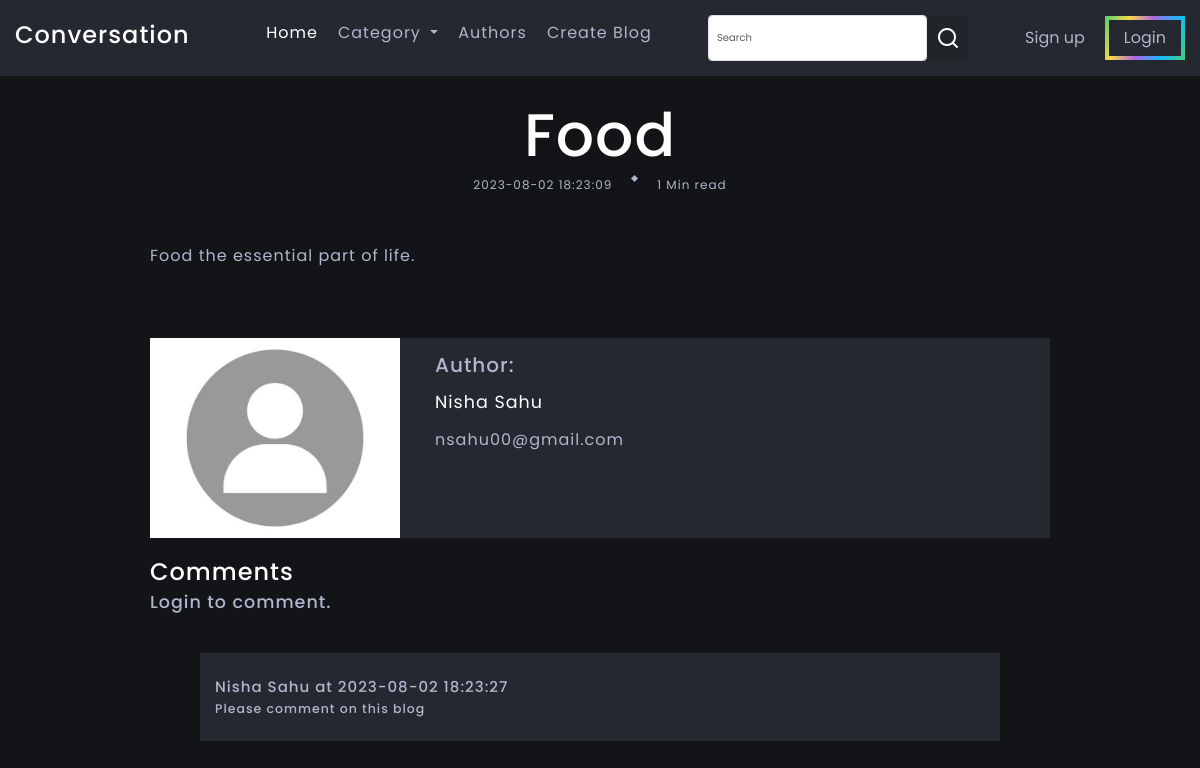
/post.php?blogid=2027276, run on the app's committed database.
### tables this page shows
CREATE TABLE `blog_details` (
  `b_id` int(50) NOT NULL,
  `b_title` text NOT NULL,
  `b_min_read` int(11) NOT NULL,
  `b_description` text NOT NULL,
  `b_date` datetime NOT NULL DEFAULT current_timestamp(),
  `b_category` int(11) NOT NULL,
  `category_tag` varchar(50) NOT NULL,
  `b_user_id` int(7) NOT NULL
);

CREATE TABLE `signup` (
  `signup_id` int(11) NOT NULL,
  `user_name` varchar(255) NOT NULL,
  `user_email` varchar(255) NOT NULL,
  `date` datetime(6) NOT NULL,
  `location` varchar(50) NOT NULL,
  `password` varchar(10) NOT NULL
);

CREATE TABLE `comments` (
  `c_id` int(8) NOT NULL,
  `c_desc` text NOT NULL,
  `c_user_id` int(50) NOT NULL,
  `c_post_id` int(10) NOT NULL,
  `c_date` datetime NOT NULL DEFAULT current_timestamp()
);

### post.php (the view, shortened to what this page needs)
<html lang="en">
<head>
    <link href="https://cdn.jsdelivr.net/npm/remixicon@2.5.0/fonts/remixicon.css" rel="stylesheet">
    <link href="https://cdn.jsdelivr.net/npm/bootstrap@5.3.0/dist/css/bootstrap.min.css" rel="stylesheet"
>
    <link rel="stylesheet" href="./assets/css/swiper-bundle.min.css" />
    <link rel="stylesheet" href="./assets/css/main.css">
</head>
<body>
    <?php include '_dbconnect.php'; ?>
    <?php include 'header.php'; ?>
    <section class="blog-post section-header-offset">
        <div class="blog-post-container container">
            <?php
            $id = $_GET['blogid'];
            $sql = "SELECT * FROM `blog_details` WHERE  b_id=$id";
            $result = mysqli_query($conn, $sql);
            while ($row = mysqli_fetch_assoc($result)) {
                $title = $row['b_title'];
                $blog = $row['b_description'];
                $date = $row['b_date'];
                $min = $row['b_min_read'];
                $user_id = $row['b_user_id'];
                echo '
            <div class="blog-post-data">
                <h3 class="title blog-post-title">' . $title . '</h3>
                <div class="article-data">
                    <span>' . $date . '</span>
                    <span class="article-data-spacer"></span>
                    <span>' . $min . ' Min read</span>
                </div>
            </div>
            <div class="container">';
                echo nl2br(str_replace('  ', ' &nbsp;', htmlspecialchars($blog)));
            }
            ?>
            <div class="author d-grid">
                <div class="author-image-box">
                    <img src="assets/images/profile.jpg" alt="" class="article-image">
                </div>
                <div class="author-about">
                    <h2>Author:</h2>
                    <?php
                    $u_id = $user_id;
                    $sql1 = "SELECT * FROM `signup` WHERE  signup_id=$u_id";
                    $result1 = mysqli_query($conn, $sql1);
                    while ($row1 = mysqli_fetch_assoc($result1)) {
                        $user_name = $row1['user_name'];
                        $user_email = $row1['user_email'];
                        echo '
                        <h3 class="author-name">' . $user_name . '</h3>
                        <p>' . $user_email . '</p>
                            ';
                    }
                    ?>
                </div>
            </div>
            <div>
                <h2 class="logo">Comments</h2>
                <?php
                if (isset($_SESSION['useremail']) && $_SESSION['loggedin'] == true) {
                    echo '
            <form action="' . $_SERVER["REQUEST_URI"] . '"  method="POST">
            <label for="Text">' . $_SESSION['username'] . '</label>
            <div class="mb-3">
            <input type="text" class="form-input" id="blog" name="blog" placeholder="Write your views">
             </div>
                <input type="hidden" name="sno" value="' . $_SESSION['sno'] . '">
            <button class="list-link"  type="submit">
                Post comment
            </button>
            </form>
   ';
                } else {
                    echo '
    <div class="form-group">
    <h3>Login to comment.</h3>
    </div>';
                }
                ?>
            </div>
            <?php
            $id = $_GET['blogid'];
            $sql = "SELECT * FROM `comments` WHERE c_post_id='$id'";
            $run = mysqli_query($conn, $sql);
            while ($row = mysqli_fetch_assoc($run)) {
                $desc = $row['c_desc'];
                $date = $row['c_date'];
                $c_user_id = $row['c_user_id'];
                $sql_query = "SELECT user_name FROM `signup` WHERE  signup_id='$c_user_id'";
                $result_query = mysqli_query($conn, $sql_query);
                $row4 = mysqli_fetch_assoc($result_query);
                echo '<blockquote class="quote1">
            <div class="media my-3">
                       <h4>' . $row4['user_name'] . ' at ' . $date . '</h4>
                      <div class="media-body">
                        <h5> ' . $desc . '  </h5>
                       </div>
                   </div></blockquote>';
            }
            ?>
        </div>
    </section>
</body>
</html>

### assets/css/main.css (style rules this page uses)
:root { --light-color: #fff; --light-color-alt: #afb6cd; --primary-background-color: #131417; --secondary-background-color: #252830; --hover-light-color: var(--light-color); --hover-dark-color: var(--primary-background-color); --gradient-color: linear-gradient(115deg, #4fcf70, #fad648, #a767e5, #12bcfe, #44ce7b); --transparent-light-color: rgba(255, 255, 255, .05); --transparent-dark-color: rgba(0, 0, 0, .75); --font-family: 'Poppins', sans-serif; --font-size-xsm: 1.2rem; --font-size-sm: 1.6rem; --font-size-md: 2.4rem; --font-size-lg: 3rem; --font-size-xl: 4rem; --gap: 2rem; --margin-sm: 2rem; --margin-md: 3rem; --item-min-height-sm: 20rem; --item-min-height-md: 30rem; }
* { margin: 0; padding: 0; box-sizing: border-box; }
html { font-size: 62.5%; }
body { font-family: var(--font-family); font-size: var(--font-size-sm); color: var(--light-color-alt); background-color: var(--primary-background-color); letter-spacing: 1px; transition: background-color .25s, color .25s; }
img { max-width: 100%; }
.container { max-width: 160rem; margin: 0 auto; padding: 0 1.5rem; }
.d-grid { display: grid; }
.logo { font-size: var(--font-size-md); color: var(--light-color); }
.section-header-offset { margin-top: 7.4rem; }
.article-image { position: absolute; width: 100%; height: 100%; object-fit: cover; transition: transform .25s; }
.article-data { display: flex; gap: var(--gap); font-size: var(--font-size-xsm); margin-bottom: 1rem; }
.article-data-spacer { width: .5rem; height: .5rem; background-color: var(--light-color-alt); transform: rotate(45deg); }
.title { color: var(--light-color); }
.blog-post { padding-bottom: 5rem; }
.blog-post-data { display: flex; flex-direction: column; align-items: center; text-align: center; padding-block: 2.5rem; }
.blog-post-title { font-size: clamp(3rem, 5vw, 6rem); }
.blog-post-data .article-data { margin-bottom: 2.5rem; }
.blog-post-container .container { max-width: 90rem; padding: 0; display: flex; flex-direction: column; gap: var(--gap); }
.author { margin-top: 5rem; gap: var(--gap); }
.author { background-color: var(--secondary-background-color); }
.author-image-box { position: relative; height: var(--item-min-height-sm); }
.author-about { padding: 1.5rem; display: flex; flex-direction: column; gap: 1rem; }
.author-name { color: var(--light-color); font-weight: 400; }
.author-about p { max-width: 50rem; margin-bottom: 1rem; }
@media screen and (min-width: 700px) { .author { grid-template-columns: 25rem 1fr; } }
.form-input, .form-group { margin-bottom: 1rem; }
.quote1 { background-color: var(--secondary-background-color); padding: 1.5rem; margin: 1rem 5rem; }

### data on the page
blog_details: b_title "Food", b_date "2023-08-02 18:23:09", b_min_read "1", b_description "Food the essential part of life."
signup: user_name "Nisha Sahu", user_email "nsahu00@gmail.com"
comments: signup.user_name "Nisha Sahu", c_date "2023-08-02 18:23:27", c_desc "Please comment on this blog"
